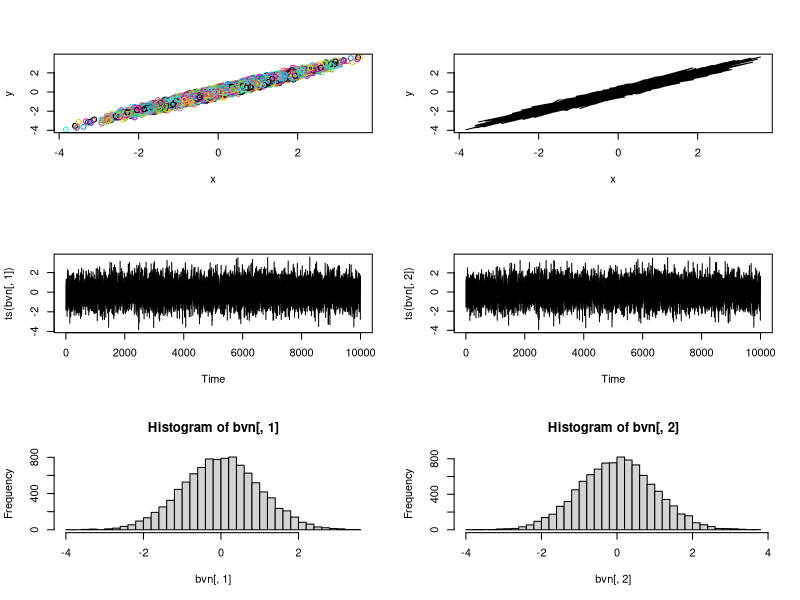

Recreate this plot in R.
#----------------------------------------------------------------------
# MDS - Simulacion Montse Carlo
# Simular una densidad normal bivariada desde X e Y|X
# Practica 8
#----------------------------------------------------------------------

# Funcion rbvn

rbvn<-function (n, rho) 
{
  x <- rnorm(n, 0, 1)
  y <- rnorm(n, rho * x, sqrt(1 - rho^2))
  cbind(x, y)
}

bvn<-rbvn(10000,0.98)

# plot(bvn)

par(mfrow=c(3,2))
plot(bvn,col=1:100)
plot(bvn,type="l")
plot(ts(bvn[,1]))
plot(ts(bvn[,2]))
hist(bvn[,1],40) # MARGINAL 1
hist(bvn[,2],40) # MARGINAL 2
par(mfrow=c(1,1))
